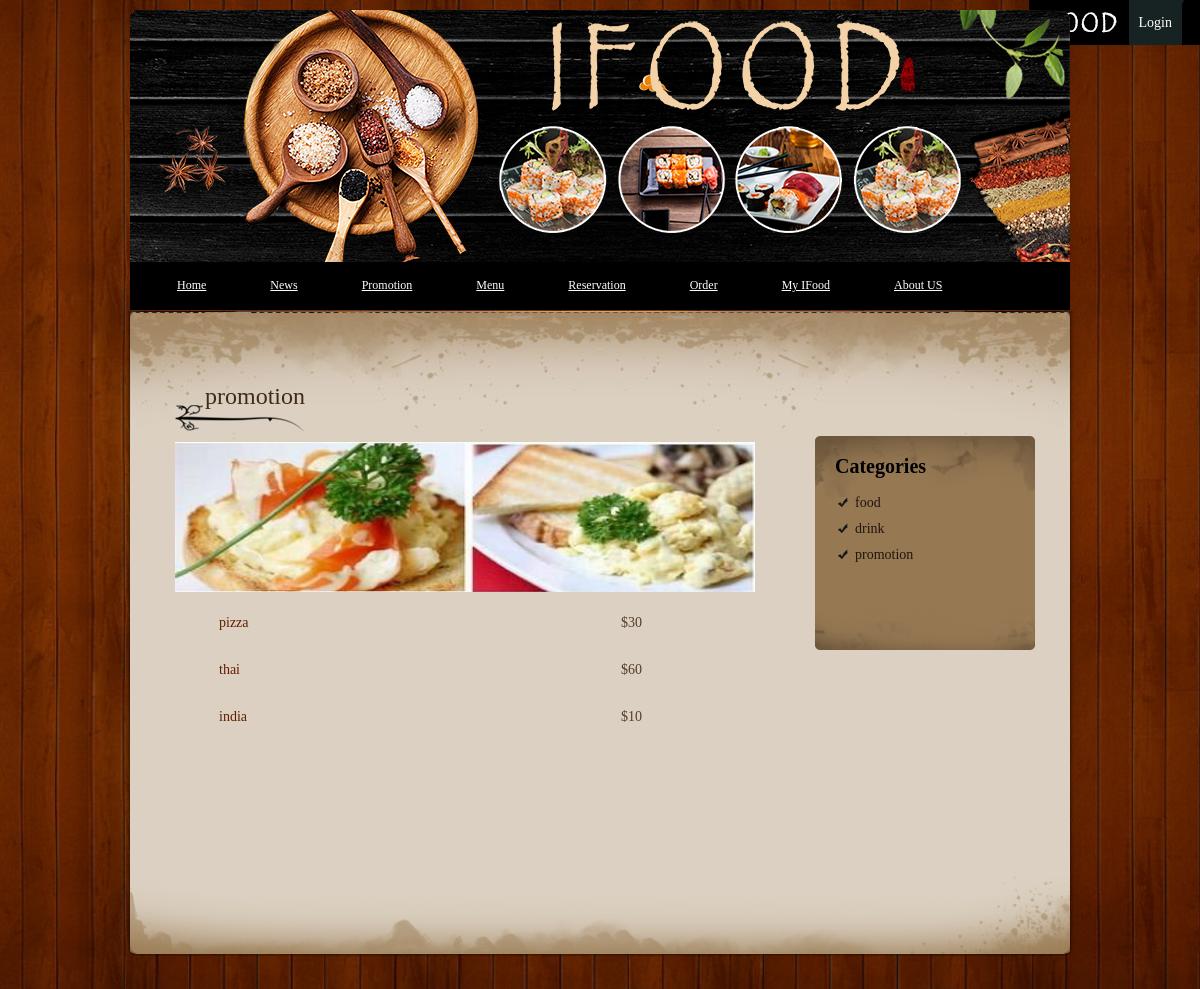
Screenshot of /menu.php?menuid=3 with the database file from the repository.
### tables this page shows
CREATE TABLE `category` (
  `id` int(11) NOT NULL AUTO_INCREMENT,
  `name` varchar(100) DEFAULT NULL,
  PRIMARY KEY (`id`)
);

CREATE TABLE `item` (
  `item_id` int(11) NOT NULL AUTO_INCREMENT,
  `product_id` int(11) DEFAULT NULL,
  `item_name` varchar(200) DEFAULT NULL,
  `item_price` decimal(10,0) DEFAULT NULL,
  `item_category` varchar(100) DEFAULT NULL,
  `item_desc` varchar(100) DEFAULT NULL,
  `item_image` varchar(100) DEFAULT NULL,
  PRIMARY KEY (`item_id`)
);

### menu.php (the view, shortened to what this page needs)
<?php
include 'dbFunctions.php';
$currentMenu = null;
if (!isset($_GET['menuid'])){
    $currentMenu = 1;
}else{
    $currentMenu = $_GET['menuid'];
}
    $getItem = "SELECT * FROM item WHERE item_category = '$currentMenu' ";
    $resultItem= mysqli_query($link, $getItem) or die(mysqli_error($link));
        $getTitle = "SELECT id,name FROM category WHERE id=$currentMenu";
    $rT= mysqli_query($link, $getTitle) or die(mysqli_error($link));
    $rtitle = mysqli_fetch_array($rT);
    $menu_name=$rtitle['name'];
?>
<!DOCTYPE html>
<html>
<head>
<link href="style.css" rel="stylesheet" type="text/css" />
</head>
<body>
<div id="container_wrapper_outter">
            <div style="position:fixed ;right:0px;">
        <ul id="bar">
            <li class="logo">
                <img style="float:left;" alt="" src="images/left.png"/>
            </li>
            <li>
                <?php if(!isset($_SESSION['user_name'])){ ?>
                    <a href="login.php">Login</a>
                <?php } ?>
            </li>
        </ul>
        <img style="float:left;" alt="" src="images/right.png"/>
    </div>
<div id="container_wrapper_inner">
<div id="container">
    <div id="menu">
        <div id="main_Logo"></div>
    <ul id="nav">
            <li><a href="index.php">Home</a></li>
            <li><a href="promotion.php">News</a></li>
            <li><a href="promotion.php?category=Promotion">Promotion</a></li>
            <li><a href="menu.php" >Menu</a></li>
            <li><a href="reservation.php">Reservation</a></li>
            <li><a href="order.php" >Order</a></li>
            <li><a href="trackOrder.php">My IFood</a></li>
            <li><a href="about_us.php">About US</a></li>
</ul>
 </div>
    <div id="content_wrapper">
        <div id="content">
        	<div id="main_column">
                <div class="section_w590">
                    <h2><?php echo $menu_name;?></h2>
                    <img src="images/food/Breakfast.jpg"  height="150" width="580"/>
                    <div class="section_w590_content">
                        <table cellpadding="12">
                            <col width="400" />
                            <col width="50" />
                            <?php
                            while($item=mysqli_fetch_array($resultItem)){
                                $itemname = $item['item_name'];
                                $itemp = $item['item_price'];
                                $itemid = $item['item_id'];
                                ?>
                            <tr>
                                <td><a href="food_detail.php?itemid=<?php echo $itemid;?>" onclick="OpenPopup(this.href); return false"><?php echo $itemname; ?></a></td>
                                <td>$<?php echo $itemp; ?></td>
                            </tr>
                                <?php
                            }
                            ?>
                        </table>
                    </div>
                    </div>
                <div class="cleaner_h50"></div>
            </div>
            <div id="side_column">
            		<div class="side_column_section">
                   	  <h4>Categories</h4>
                 		 <ul class="category_list">
                                     <?php
    $getMenu = "SELECT id,name FROM category";
    $result= mysqli_query($link, $getMenu) or die(mysqli_error($link));
    while($menu=mysqli_fetch_array($result)){
        $name = $menu['name'];
         $cat_id = $menu['id']
        ?>
                                     <li><a href="menu.php?menuid=<?php echo $cat_id; ?> "><?php echo $name; ?></a></li>
        <?php
    }
                                     ?>
                                </ul>
              </div>
            	<div class="side_column_bottom"></div>
            </div>
        </div>
        <div class="content_bottom"></div>
	</div>
    <div id="footer">
    	Copyright © 2017 <a href="index.php">IFood</a>
    </div>
</div>
</div>
</div>
</body>
</html>

### style.css (style rules this page uses)
html { background: url(images/wg.png) no-repeat center center fixed; -webkit-background-size: cover; -ms-background-size: cover; -moz-background-size: cover; -o-background-size: cover; background-size: cover; }
body { margin: 0; padding: 0; line-height: 1.5em; font-family: Georgia, "Times New Roman", Times, serif; font-size: 14px; color: #543d27; }
a:link, a:visited { color: #631c00; text-decoration: none; font-weight: normal; }
img { margin: 0px; padding: 0px; border: none; }
.cleaner_h50 { clear: both; width:100%; height: 50px; }
h2 { margin: 0px; padding: 2px 0; font-size: 30px; font-weight: normal; }
h4 { margin: 0 0 10px 0; padding: 0 0 5px 0; font-size: 20px; font-weight: bold; color: black; }
#container_wrapper_outter { width: 100%; }
#container_wrapper_inner { width: 100%; }
#container { width: 1000px; margin: 0 auto; }
#main_Logo { position: absolute; width: 940px; height: 300px; border-color: black; margin-top: 10px; background: url(images/title_new.png) no-repeat; }
#menu { position: relative; clear: both; width: 930px; height: 310px; padding: 0 30px; background: no-repeat; }
#nav { margin-top: 260px; margin-left: 15px; position: relative; float: left; }
#nav li { float: left; list-style: none; border-right: 0px solid red; border-left: 0px solid red; }
#nav li a { position: relative; float: left; font-family: Georgia, "Times New Roman", Times, serif; font-size: 12px; color: #fff; text-decoration: underline; padding: 15px 32px; }
ul, li { margin: 0; padding: 0; }
#content_wrapper { position: relative; clear: both; padding: 0px 10px 0px 0px; width: 990px; background: url(images/content_middle.png) center repeat-y; }
#content { width: 940px; padding: 75px 35px 0px 25px; margin-bottom: 85px; background: url(images/btm.png) top no-repeat; }
#content_wrapper .content_bottom { position: absolute; width: 990px; height: 85px; bottom: -85px; padding: 0px 10px 0px 0px; background: url(images/footer_bg.png) top no-repeat; }
#content h2 { display: block; font-size: 24px; padding: 0 0 25px 30px; margin-bottom: 10px; color: #3e2b18; background: url(images/h2_bg.png) bottom left no-repeat; }
#main_column { float: left; width: 590px; margin-left: 50px; }
#side_column { position: relative; float: right; width: 180px; color: #20150f; background: #967853 url(images/side_column_top.png) no-repeat; margin: 50px 30px 50px 0; padding: 20px 20px 0 20px; }
#side_column .side_column_bottom { position: absolute; bottom: -50px; left: 0px; width: 220px; height: 50px; background:url(images/side_column_bottom.png) no-repeat; }
#main_column .section_w590 { width: 600px; }
.section_w590_content { padding-left: 30px; }
#side_column .side_column_section { margin-bottom: 30px; }
.category_list { margin: 0 0 0 20px; padding: 0; list-style-image: url(images/list_icon_bg.jpg); }
.category_list li { margin: 0px; padding: 0 0 5px 0; }
.category_list li a { color: #20150f; }
#footer { clear: both; text-align: center; width: 930px; padding: 50px 30px; color: #595144; }
#footer a { color: #696052; }
#bar { margin:0px; padding:0px; list-style:none; color:#fff; line-height:45px; display:inline-block; float:left; z-index:1000; }
#bar a { color:#fff; text-decoration:none; }
#bar > li { background:#172322 none repeat scroll 0 0; cursor:pointer; float:left; position:relative;padding:0px 10px; }
#bar .logo { background:transparent none repeat scroll 0% 0%; padding:0px; background-color:Transparent; }

### rows the page displays
category: name "promotion"
item: item_name "pizza", item_price "30"
item: item_name "thai", item_price "60"
item: item_name "india", item_price "10"
category: name "food"
category: name "drink"
